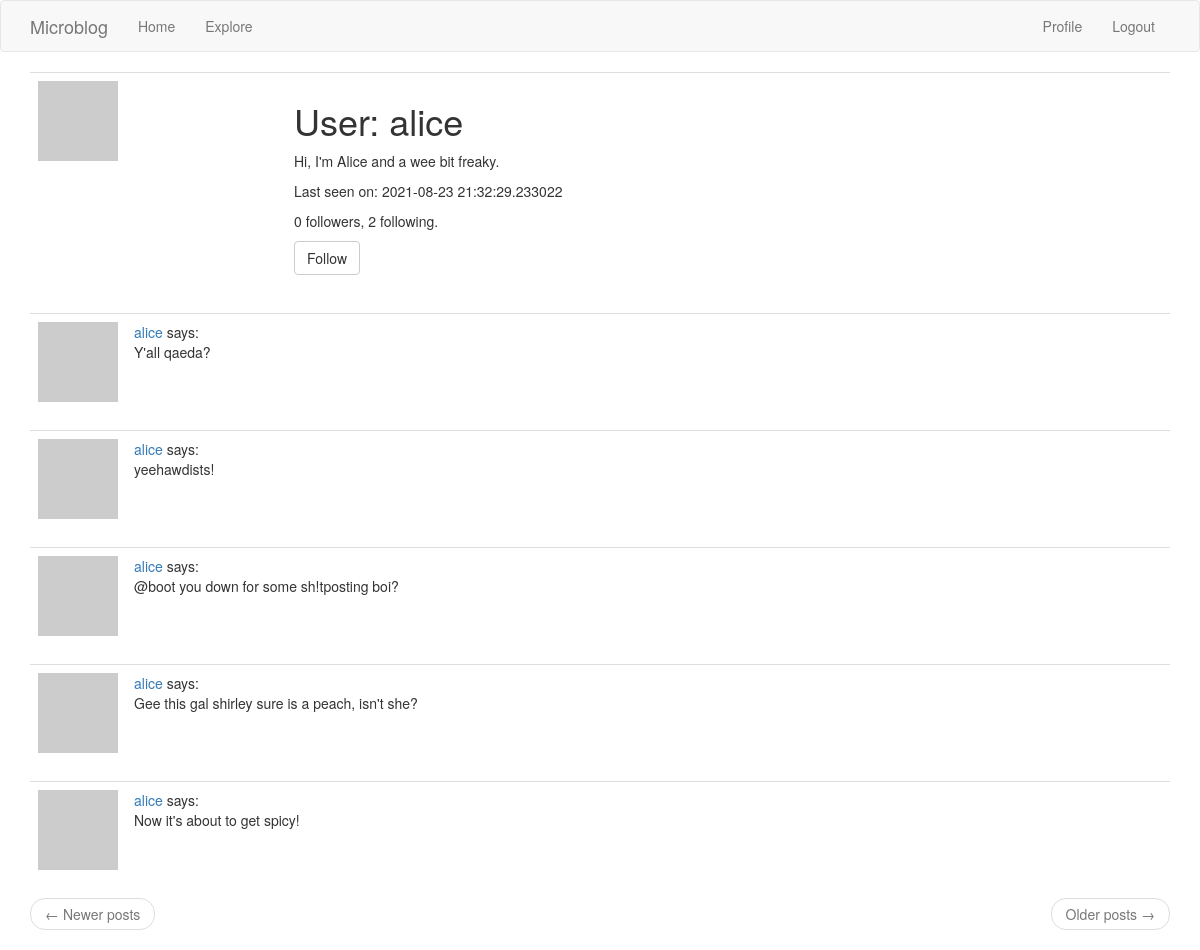
The app's page /user/alice (signed in), older data.
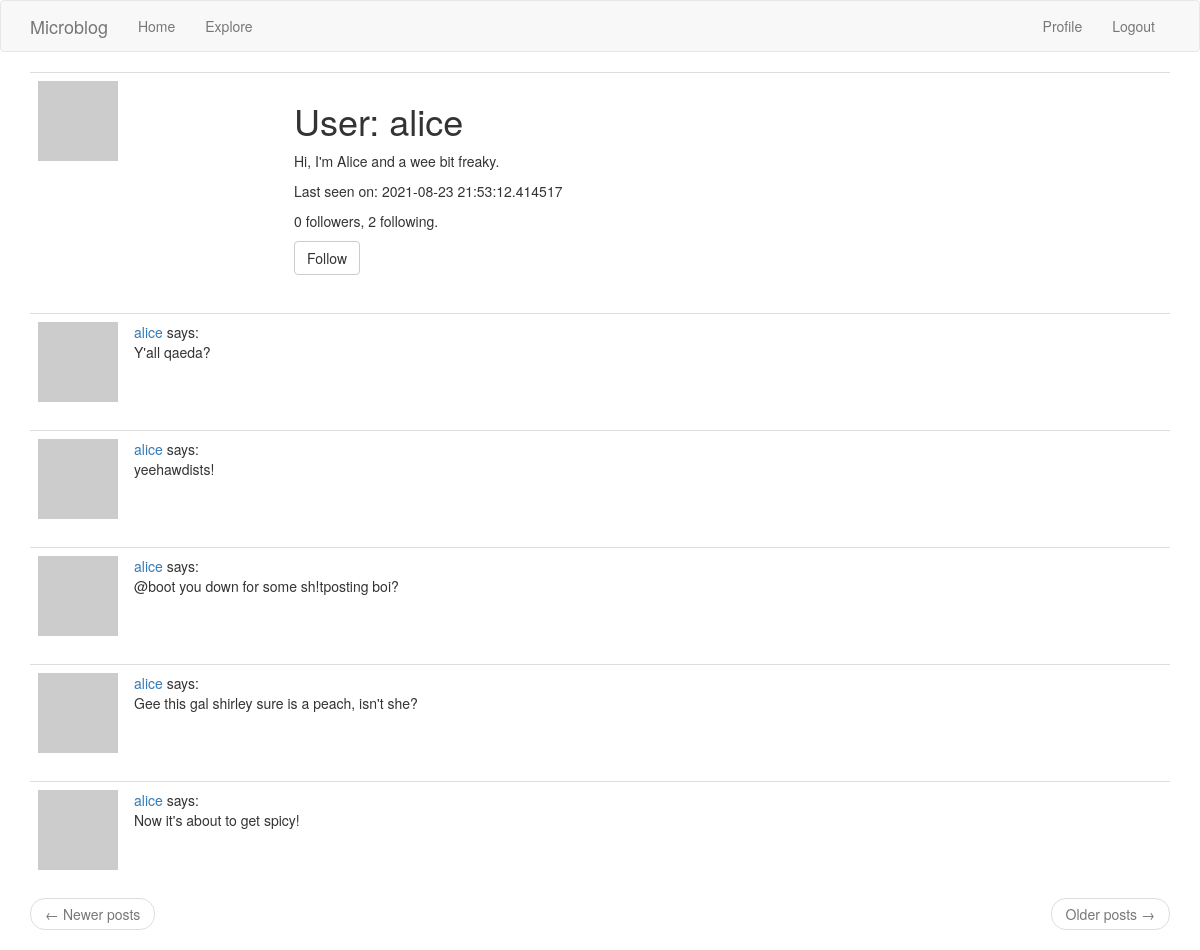
The same page, newer data.
### app/models.py (models this page shows, shortened)
class PaginatedAPIMixin(object):
    @staticmethod
    def to_collection_dict(query, page, per_page, endpoint, **kwargs):
        resources = query.paginate(page, per_page, False)
        data = {
            'items': [item.to_dict() for item in resources.items],
            '_meta': {
                'page': page,
                'per_page': per_page,
                'total_pages': resources.pages,
                'total_items': resources.total
            },
            '_links': {
            'self': url_for(endpoint, page=page, per_page=per_page, **kwargs),
            'next': url_for(endpoint, page=page + 1, per_page=per_page, **kwargs)
                if resources.has_next else None,
            'prev': url_for(endpoint, page=page - 1, per_page=per_page, **kwargs)
                if resources.has_prev else None
            }
        }
        return data

class User(UserMixin, PaginatedAPIMixin, db.Model):
    id = db.Column(db.Integer, primary_key=True)
    username = db.Column(db.String(64), index=True, unique=True)
    email = db.Column(db.String(120), index=True, unique=True)
    password_hash = db.Column(db.String(128))
    posts = db.relationship('Post', backref='author', lazy='dynamic')
    about_me = db.Column(db.String(140))
    last_seen = db.Column(db.DateTime, default=datetime.utcnow)
    token = db.Column(db.String(32), index=True, unique=True)
    token_expiration = db.Column(db.DateTime)
    def avatar(self, size):
        digest = md5(self.email.lower().encode('utf-8')).hexdigest()
        return 'https://www.gravatar.com/avatar/{}?d=identicon&s={}'.format(digest, size)
    def is_following(self, user):
        return self.followed.filter(
            followers.c.followed_id == user.id).count() > 0
    followed = db.relationship(
        'User', secondary = followers,
        primaryjoin = (followers.c.follower_id == id),
        secondaryjoin = (followers.c.followed_id == id),
        backref = db.backref('followers', lazy ='dynamic'),
        lazy = 'dynamic'
        )

### app/routes.py (the view, shortened to what this page needs)
@app.route('/user/<username>')
@login_required
def user(username):
    user = User.query.filter_by(username=username).first_or_404()
    page = request.args.get('page', 1, type=int)
    posts = user.posts.order_by(Post.timestamp.desc()).paginate(
        page, app.config['POSTS_PER_PAGE'], False)
    next_url = url_for('user', username=user.username, page=posts.next_num) \
        if posts.has_next else None
    prev_url = url_for('user', username=user.username, page=posts.prev_num) \
        if posts.has_prev else None
    form = EmptyForm()
    return render_template('user.html', user=user, posts=posts.items,
        next_url=next_url, prev_url=prev_url, form=form)

### app/forms.py
class EmptyForm(FlaskForm):
    submit = SubmitField('Submit')

### app/models.py (called while the page is built)
@login.user_loader
def load_user(id):
	return User.query.get(int(id))

### app/routes.py (called while the page is built)
@app.before_request
def before_request():
    if current_user.is_authenticated:
        current_user.last_seen = datetime.utcnow()
        db.session.commit()

### app/templates/user.html (shortened to what this page needs)
{% extends "base.html" %}
{% block app_content %}
    <table class="table table-hover">
        <tr>
            <td width="256px"><img src="{{ user.avatar(256) }}"></td>
            <td>
                <h1>User: {{ user.username }}</h1>
                {% if user.about_me %}<p>{{ user.about_me }}</p>{% endif %}
                {% if user.last_seen %}<p>Last seen on: {{ user.last_seen }}</p>{% endif %}
                <p>{{ user.followers.count() }} followers, {{ user.followed.count() }} following.</p>
                {% if user == current_user %}
                <p><a href="{{ url_for('edit_profile') }}">Edit your profile</a></p>
                {% elif not current_user.is_following(user) %}
                <p>
                    <form action="{{ url_for('follow', username=user.username) }}" method="post">
                        {{ form.submit(value='Follow', class_='btn btn-default') }}
                    </form>
                </p>
                {% endif %}
            </td>
        </tr>
    </table>
    {% for post in posts %}
        {% include '_post.html' %}
    {% endfor %}
    <nav aria-label="...">
        <ul class="pager">
            <li class="previous{% if not prev_url %} disabled{% endif %}">
                <a href="{{ prev_url or '#' }}">
                    <span aria-hidden="true">&larr;</span> Newer posts
                </a>
            </li>
            <li class="next{% if not next_url %} disabled{% endif %}">
                <a href="{{ next_url or '#' }}">
                    Older posts <span aria-hidden="true">&rarr;</span>
                </a>
            </li>
        </ul>
    </nav>
{% endblock %}

Row changes from the older to the newer data that the page shows:
changed User "alice": last_seen "2021-08-23 21:32:29.233022" → "2021-08-23 21:53:12.414517"
